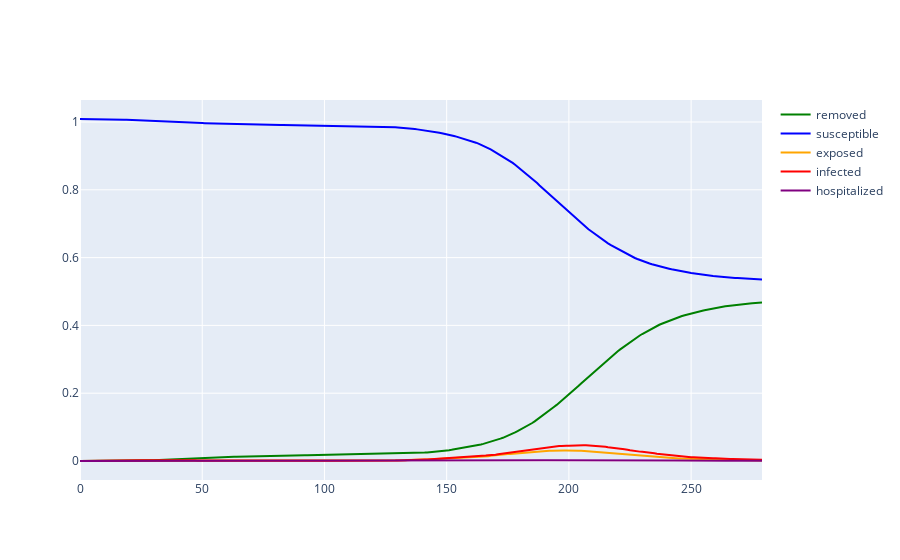

The notebook cell this image was saved under:
### Code cell
make_SIR_graph(data)

### Figure 1 — Plotly figure (JSON) as saved in the notebook; plotly's stock layout.template omitted (floating-point values rounded to 4 significant figures; data arrays with more than 128 entries replaced by an {"elided": "..."} marker saying what was removed)
{"data": [{"line": {"color": "green"}, "name": "removed", "type": "scatter", "x": {"elided": "281 int values"}, "y": {"elided": "280 float values"}}, {"line": {"color": "blue"}, "name": "susceptible", "type": "scatter", "x": {"elided": "281 int values"}, "y": {"elided": "280 float values"}}, {"line": {"color": "orange"}, "name": "exposed", "type": "scatter", "x": {"elided": "281 int values"}, "y": {"elided": "280 float values"}}, {"line": {"color": "red"}, "name": "infected", "type": "scatter", "x": {"elided": "281 int values"}, "y": {"elided": "280 float values"}}, {"line": {"color": "purple"}, "name": "hospitalized", "type": "scatter", "x": {"elided": "281 int values"}, "y": {"elided": "280 float values"}}], "layout": {"hovermode": "x"}}
